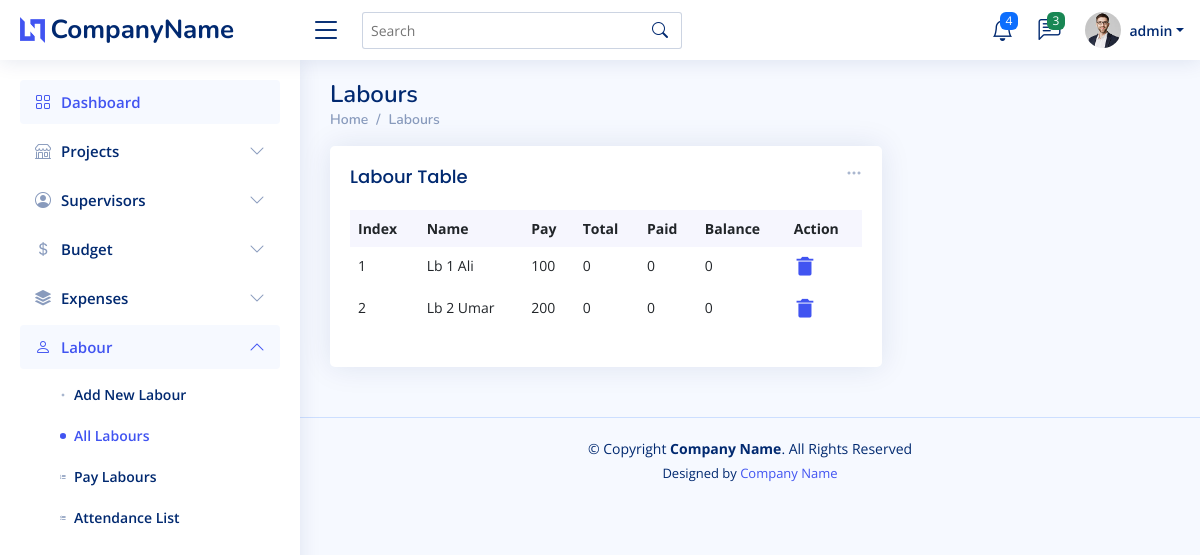
The app's page /labour/labour-list.php (signed in) with its own data.
### tables this page shows
CREATE TABLE `labour` (
  `id` int(11) NOT NULL,
  `name` varchar(255) NOT NULL,
  `pay` decimal(10,0) NOT NULL
);

### labour/labour-list.php (the view, shortened to what this page needs)
<!DOCTYPE html>
<html lang="en">
<head>
    <?php include '../inc/head.php' ?>
</head>
<body>
    <?php include '../inc/header.php' ?>
    <?php include '../inc/sidebar.php';
    ?>
    <main id="main" class="main">
        <div class="pagetitle">
            <h1>Labours</h1>
            <nav>
                <ol class="breadcrumb">
                    <li class="breadcrumb-item"><a href="index.php">Home</a></li>
                    <li class="breadcrumb-item">Labours</li>
                </ol>
            </nav>
        </div>
        <section class="section dashboard">
            <div class="row">
                <div class="col-lg-8">
                    <div class="row">
                        <div class="col-12">
                            <div class="card recent-sales overflow-auto">
                                <div class="filter">
                                    <a class="icon" data-bs-toggle="dropdown" style="float:right;">
                                        <i class="bi bi-three-dots"></i>
                                    </a>
                                </div>
                                <div class="card-body">
                                    <h5 class="card-title"> Labour Table</h5>
                                    <table class="table table-borderless datatable">
                                        <thead>
                                            <tr>
                                                <th scope="col">Index</th>
                                                <th scope="col">Name</th>
                                                <th scope="col">Pay</th>
                                                <th scope="col">Total</th>
                                                <th scope="col">Paid</th>
                                                <th scope="col">Balance</th>
                                                <th scope="col" data-sortable="false">Action</th>
                                            </tr>
                                        </thead>
                                        <tbody>
                                            <?php
                                            $retrieve = "SELECT * FROM labour";
                                            if ($result = mysqli_query($conn, $retrieve)) {
                                                while ($row = mysqli_fetch_assoc($result)) {
                                            ?>
                                            <tr>
                                                <td class="stud_id">
                                                    <?php echo $row['id']; ?>
                                                </td>
                                                <td>
                                                    <?php echo $row['name']; ?>
                                                </td>
                                                <td>
                                                    <?php echo $row['pay']; ?>
                                                </td>
                                                <td>
                                                    <?php
                                                    $total_row = mysqli_fetch_row(mysqli_query($conn, "select COUNT(*) from attendance where labour_id =" . $row['id']));
                                                    $total = $total_row[0] * $row['pay'];
                                                    echo $total;
                                                    ?>
                                                </td>
                                                <td>
                                                    <?php
                                                    $paid_row = mysqli_fetch_row(mysqli_query($conn, "select COALESCE(SUM(amount),0) from labour_pay where labour_id =" . $row['id']));
                                                    $paid = $paid_row[0];
                                                    echo $paid;
                                                    ?>
                                                </td>
                                                <td>
                                                    <?= $total - $paid ?>
                                                </td>
                                                <td>
                                                    <a class="delete_btn"><i class="bx bxs-trash-alt"
                                                            style="font-size: 160%;"></i></a>
                                                </td>
                                            </tr>
                                            <?php
                                                }
                                            }
                                            ?>
                                        </tbody>
                                    </table>
                                </div>
                            </div>
                        </div>
                    </div>
                </div>
            </div>
        </section>
    </main>
    <?php include '../inc/footer.php' ?>
</body>
</html>

### assets/css/style.css (style rules this page uses)
:root { scroll-behavior: smooth; }
body { font-family: "Open Sans", sans-serif; background: #f6f9ff; color: #444444; }
a { color: #4154f1; text-decoration: none; }
h1, h2, h3, h4, h5, h6 { font-family: "Nunito", sans-serif; }
#main { margin-top: 60px; padding: 20px 30px; transition: all 0.3s; }
.pagetitle { margin-bottom: 10px; }
.pagetitle h1 { font-size: 24px; margin-bottom: 0; font-weight: 600; color: #012970; }
.card { margin-bottom: 30px; border: none; border-radius: 5px; box-shadow: 0px 0 30px rgba(1, 41, 112, 0.1); }
.card-title { padding: 20px 0 15px 0; font-size: 18px; font-weight: 500; color: #012970; font-family: "Poppins", sans-serif; }
.card-body { padding: 0 20px 20px 20px; }
.breadcrumb { font-size: 14px; font-family: "Nunito", sans-serif; color: #899bbd; font-weight: 600; }
.breadcrumb a { color: #899bbd; transition: 0.3s; }
.breadcrumb .breadcrumb-item::before { color: #899bbd; }
@media (min-width: 1200px) { #main, #footer { margin-left: 300px; } }
.dashboard .filter { position: absolute; right: 0px; top: 15px; }
.dashboard .filter .icon { color: #aab7cf; padding-right: 20px; padding-bottom: 5px; transition: 0.3s; font-size: 16px; }
.dashboard .recent-sales { font-size: 14px; }
.dashboard .recent-sales .table thead { background: #f6f6fe; }
.dashboard .recent-sales .table thead th { border: 0; }

### records on screen
labour: id "1", name "Lb 1 Ali", pay "100", total "0", paid "0"
labour: id "2", name "Lb 2 Umar", pay "200", total "0", paid "0"

### other values on screen
$_SESSION["name"] "admin"
